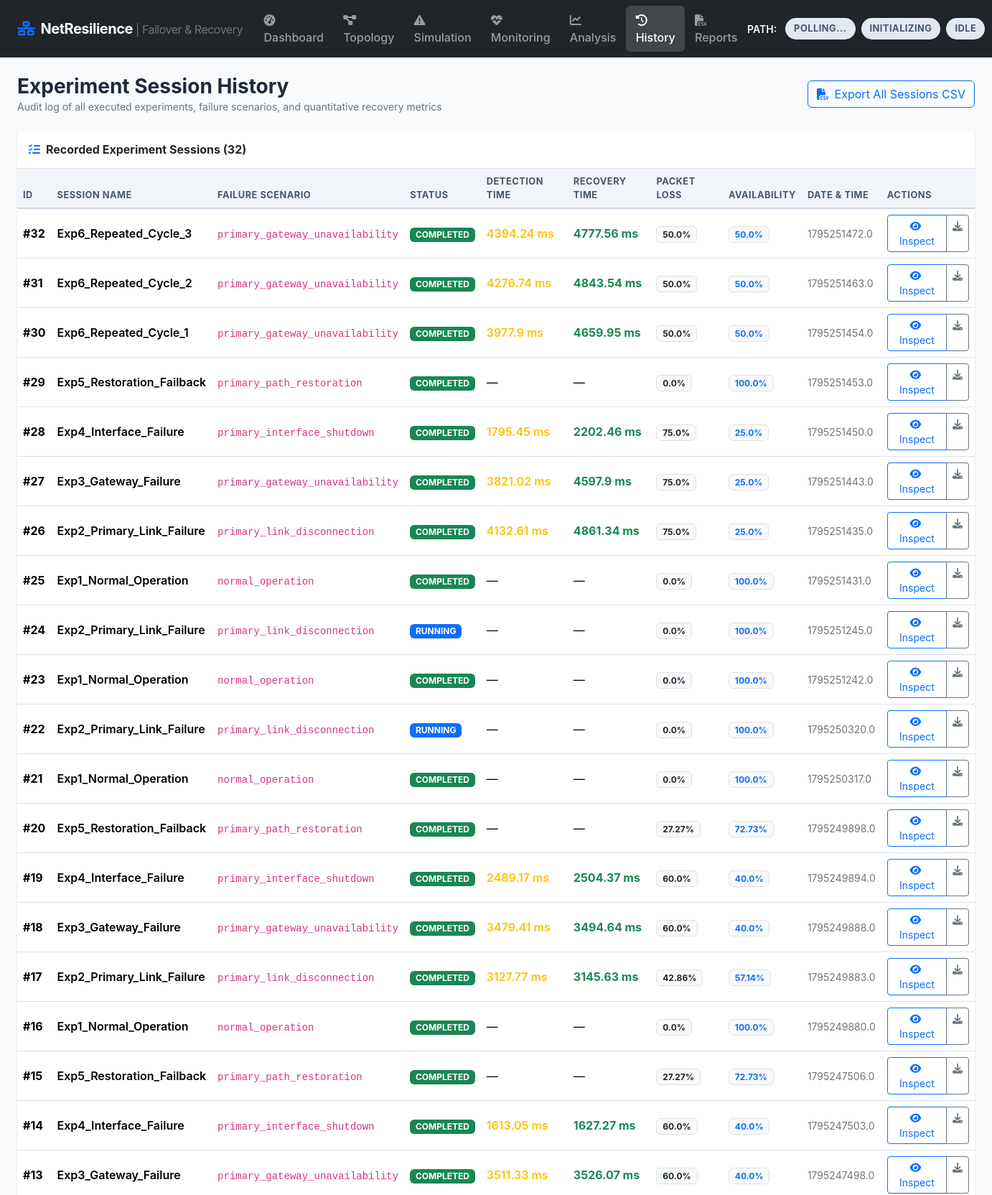
The app's page /history (upper part) with its own data.
### tables this page shows
CREATE TABLE session_metrics (
            id INTEGER PRIMARY KEY AUTOINCREMENT,
            session_id INTEGER NOT NULL UNIQUE,
            failure_detection_time_ms REAL,
            failover_recovery_time_ms REAL,
            failback_recovery_time_ms REAL,
            packet_loss_percent REAL,
            availability_percent REAL,
            avg_latency_ms REAL,
            min_latency_ms REAL,
            max_latency_ms REAL,
            total_probes INTEGER,
            successful_probes INTEGER,
            failed_probes INTEGER,
            failover_success INTEGER,
            FOREIGN KEY (session_id) REFERENCES sessions (id) ON DELETE CASCADE
        );

### app.py (the view)
@app.route("/history")
def page_history():
    sessions = db_models.get_all_sessions(limit=100)
    return render_template("history.html", sessions=sessions)

### database/db.py (called while the page is built)
def get_connection() -> sqlite3.Connection:
    conn = sqlite3.connect(DATABASE_PATH, timeout=10.0)
    conn.row_factory = sqlite3.Row
    conn.execute("PRAGMA journal_mode = WAL;")
    conn.execute("PRAGMA synchronous = NORMAL;")
    return conn

### database/models.py (called while the page is built)
def get_all_sessions(limit: int = 50) -> List[Dict[str, Any]]:
    conn = get_connection()
    rows = conn.execute(
        """
        SELECT s.*, m.failure_detection_time_ms, m.failover_recovery_time_ms,
               m.packet_loss_percent, m.availability_percent, m.avg_latency_ms, m.failover_success
        FROM sessions s
        LEFT JOIN session_metrics m ON s.id = m.session_id
        ORDER BY s.id DESC
        LIMIT ?
        """,
        (limit,)
    ).fetchall()
    conn.close()
    return [dict(r) for r in rows]

### templates/history.html (shortened to what this page needs)
{% extends "base.html" %}
{% block content %}
<div class="row g-3 mb-4">
    <div class="col-12 d-flex justify-content-between align-items-center flex-wrap gap-2">
        <div>
            <h3 class="fw-bold mb-0">Experiment Session History</h3>
            <p class="text-secondary small mb-0">Audit log of all executed experiments, failure scenarios, and quantitative recovery metrics</p>
        </div>
        <div class="d-flex align-items-center gap-2">
            <a href="{{ url_for('download_all_sessions_csv') }}" class="btn btn-outline-primary">
                <i class="fa-solid fa-file-csv me-1"></i> Export All Sessions CSV
            </a>
        </div>
    </div>
</div>
<div class="card shadow-sm border-0 mb-4">
    <div class="card-header bg-white border-bottom py-3">
        <h6 class="fw-bold mb-0 text-dark">
            <i class="fa-solid fa-list-check text-primary me-2"></i>Recorded Experiment Sessions ({{ sessions | length }})
        </h6>
    </div>
    <div class="card-body p-0">
        <div class="table-responsive">
            <table class="table table-hover align-middle mb-0">
                <thead>
                    <tr>
                        <th>ID</th>
                        <th>Session Name</th>
                        <th>Failure Scenario</th>
                        <th>Status</th>
                        <th>Detection Time</th>
                        <th>Recovery Time</th>
                        <th>Packet Loss</th>
                        <th>Availability</th>
                        <th>Date & Time</th>
                        <th>Actions</th>
                    </tr>
                </thead>
                <tbody>
                    {% if sessions %}
                        {% for s in sessions %}
                        <tr>
                            <td><strong>#{{ s.id }}</strong></td>
                            <td class="fw-semibold">{{ s.session_name }}</td>
                            <td><code>{{ s.scenario_name }}</code></td>
                            <td>
                                {% if s.status == 'COMPLETED' %}
                                    <span class="badge bg-success">COMPLETED</span>
                                {% elif s.status == 'RUNNING' %}
                                    <span class="badge bg-primary animate-pulse">RUNNING</span>
                                {% else %}
                                    <span class="badge bg-secondary">{{ s.status }}</span>
                                {% endif %}
                            </td>
                            <td>
                                {% if s.failure_detection_time_ms %}
                                    <span class="text-warning fw-semibold">{{ s.failure_detection_time_ms }} ms</span>
                                {% else %}
                                    &mdash;
                                {% endif %}
                            </td>
                            <td>
                                {% if s.failover_recovery_time_ms %}
                                    <span class="text-success fw-bold">{{ s.failover_recovery_time_ms }} ms</span>
                                {% else %}
                                    &mdash;
                                {% endif %}
                            </td>
                            <td>
                                <span class="badge bg-light text-dark border">
                                    {{ s.packet_loss_percent or 0.0 }}%
                                </span>
                            </td>
                            <td>
                                <span class="badge bg-light text-primary border">
                                    {{ s.availability_percent or 100.0 }}%
                                </span>
                            </td>
                            <td class="text-secondary small">{{ s.start_time | round(0) }}</td>
                            <td>
                                <div class="btn-group btn-group-sm">
                                    <button class="btn btn-outline-primary" onclick="viewSessionDetails({{ s.id }})">
                                        <i class="fa-solid fa-eye me-1"></i> Inspect
                                    </button>
                                    <a href="/download/session/{{ s.id }}/probes.csv" class="btn btn-outline-secondary" title="Download Probes CSV">
                                        <i class="fa-solid fa-download"></i>
                                    </a>
                                </div>
                            </td>
                        </tr>
                        {% endfor %}
                    {% else %}
                        <tr>
                            <td colspan="10" class="text-center py-4 text-muted">
                                No sessions recorded yet. Launch a session from the Dashboard to record data.
                            </td>
                        </tr>
                    {% endif %}
                </tbody>
            </table>
        </div>
    </div>
</div>
{% endblock %}

### static/css/style.css (style rules this page uses)
:root { --primary-color: #2563eb; --primary-hover: #1d4ed8; --success-color: #10b981; --warning-color: #f59e0b; --danger-color: #ef4444; --dark-bg: #0f172a; --card-bg: #ffffff; --border-color: #e2e8f0; }
body { background-color: #f8fafc; color: #1e293b; font-family: -apple-system, BlinkMacSystemFont, "Segoe UI", Roboto, "Helvetica Neue", Arial, sans-serif; min-height: 100vh; display: flex; flex-direction: column; }
.table thead th { background-color: #f1f5f9; font-size: 0.8rem; font-weight: 700; text-transform: uppercase; color: #475569; letter-spacing: 0.5px; border-bottom: 2px solid #cbd5e1; }

### records on screen
session_metrics: id "32", session_name "Exp6_Repeated_Cycle_3", scenario_name "primary_gateway_unavailability", shows "COMPLETED", failure_detection_time_ms "4394.24", failover_recovery_time_ms "4777.56", packet_loss_percent "50.0", availability_percent "50.0", start_time "1795251472.0"
session_metrics: id "31", session_name "Exp6_Repeated_Cycle_2", scenario_name "primary_gateway_unavailability", shows "COMPLETED", failure_detection_time_ms "4276.74", failover_recovery_time_ms "4843.54", packet_loss_percent "50.0", availability_percent "50.0", start_time "1795251463.0"
session_metrics: id "30", session_name "Exp6_Repeated_Cycle_1", scenario_name "primary_gateway_unavailability", shows "COMPLETED", failure_detection_time_ms "3977.9", failover_recovery_time_ms "4659.95", packet_loss_percent "50.0", availability_percent "50.0", start_time "1795251454.0"
session_metrics: id "29", session_name "Exp5_Restoration_Failback", scenario_name "primary_path_restoration", shows "COMPLETED", packet_loss_percent "0.0", availability_percent "100.0", start_time "1795251453.0"
session_metrics: id "28", session_name "Exp4_Interface_Failure", scenario_name "primary_interface_shutdown", shows "COMPLETED", failure_detection_time_ms "1795.45", failover_recovery_time_ms "2202.46", packet_loss_percent "75.0", availability_percent "25.0", start_time "1795251450.0"
session_metrics: id "27", session_name "Exp3_Gateway_Failure", scenario_name "primary_gateway_unavailability", shows "COMPLETED", failure_detection_time_ms "3821.02", failover_recovery_time_ms "4597.9", packet_loss_percent "75.0", availability_percent "25.0", start_time "1795251443.0"
session_metrics: id "26", session_name "Exp2_Primary_Link_Failure", scenario_name "primary_link_disconnection", shows "COMPLETED", failure_detection_time_ms "4132.61", failover_recovery_time_ms "4861.34", packet_loss_percent "75.0", availability_percent "25.0", start_time "1795251435.0"
session_metrics: id "25", session_name "Exp1_Normal_Operation", scenario_name "normal_operation", shows "COMPLETED", packet_loss_percent "0.0", availability_percent "100.0", start_time "1795251431.0"
session_metrics: id "23", session_name "Exp1_Normal_Operation", scenario_name "normal_operation", shows "COMPLETED", packet_loss_percent "0.0", availability_percent "100.0", start_time "1795251242.0"
session_metrics: id "21", session_name "Exp1_Normal_Operation", scenario_name "normal_operation", shows "COMPLETED", packet_loss_percent "0.0", availability_percent "100.0", start_time "1795250317.0"
session_metrics: id "20", session_name "Exp5_Restoration_Failback", scenario_name "primary_path_restoration", shows "COMPLETED", packet_loss_percent "27.27", availability_percent "72.73", start_time "1795249898.0"
session_metrics: id "19", session_name "Exp4_Interface_Failure", scenario_name "primary_interface_shutdown", shows "COMPLETED", failure_detection_time_ms "2489.17", failover_recovery_time_ms "2504.37", packet_loss_percent "60.0", availability_percent "40.0", start_time "1795249894.0"
session_metrics: id "18", session_name "Exp3_Gateway_Failure", scenario_name "primary_gateway_unavailability", shows "COMPLETED", failure_detection_time_ms "3479.41", failover_recovery_time_ms "3494.64", packet_loss_percent "60.0", availability_percent "40.0", start_time "1795249888.0"
session_metrics: id "17", session_name "Exp2_Primary_Link_Failure", scenario_name "primary_link_disconnection", shows "COMPLETED", failure_detection_time_ms "3127.77", failover_recovery_time_ms "3145.63", packet_loss_percent "42.86", availability_percent "57.14", start_time "1795249883.0"
session_metrics: id "16", session_name "Exp1_Normal_Operation", scenario_name "normal_operation", shows "COMPLETED", packet_loss_percent "0.0", availability_percent "100.0", start_time "1795249880.0"
session_metrics: id "15", session_name "Exp5_Restoration_Failback", scenario_name "primary_path_restoration", shows "COMPLETED", packet_loss_percent "27.27", availability_percent "72.73", start_time "1795247506.0"
session_metrics: id "14", session_name "Exp4_Interface_Failure", scenario_name "primary_interface_shutdown", shows "COMPLETED", failure_detection_time_ms "1613.05", failover_recovery_time_ms "1627.27", packet_loss_percent "60.0", availability_percent "40.0", start_time "1795247503.0"
session_metrics: id "13", session_name "Exp3_Gateway_Failure", scenario_name "primary_gateway_unavailability", shows "COMPLETED", failure_detection_time_ms "3511.33", failover_recovery_time_ms "3526.07", packet_loss_percent "60.0", availability_percent "40.0", start_time "1795247498.0"

### other values on screen
{{ sessions | length }} "32"
{{ s.id }} "24"
{{ s.session_name }} "Exp2_Primary_Link_Failure"
{{ s.scenario_name }} "primary_link_disconnection"
{{ s.packet_loss_percent or 0.0 }} "0.0"
{{ s.availability_percent or 100.0 }} "100.0"
{{ s.start_time | round(0) }} "1795251245.0"
{{ s.id }} "22"
{{ s.start_time | round(0) }} "1795250320.0"
